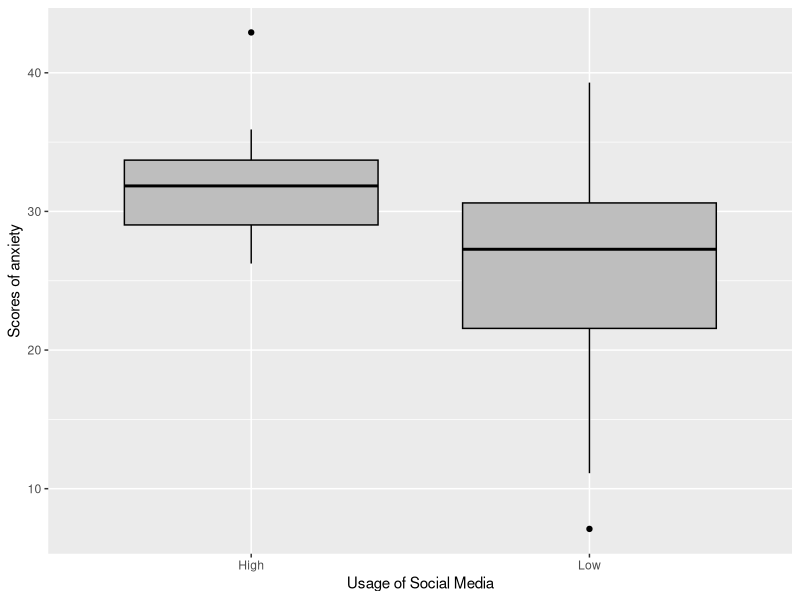
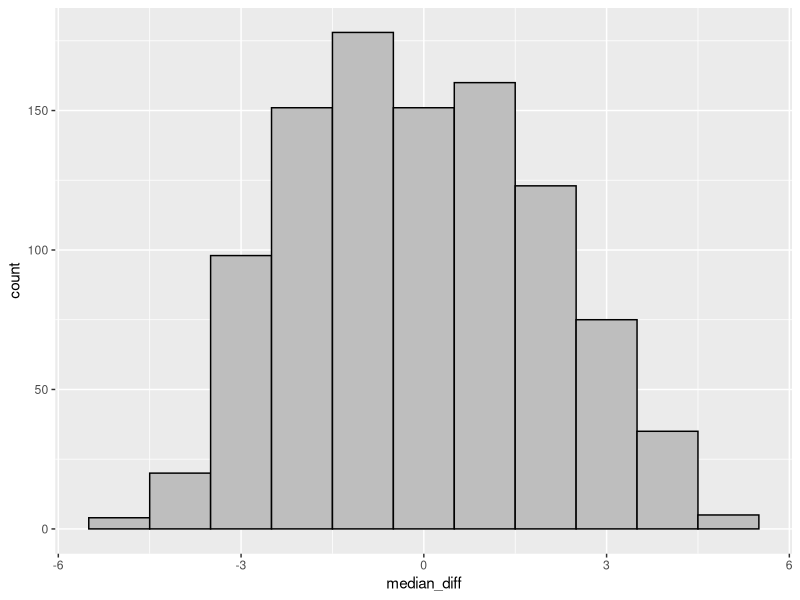

Generate these figures, in order, with R:
## ---- chunk 1
library(tidyverse)
library(knitr)
opts_chunk$set(warning = FALSE, message = FALSE)
## ---- chunk 2
social_media_usage <- c(rep("Low", 30), rep("High", 16));
anxiety_score <- c(24.64, 39.29, 16.32, 32.83, 28.02, 
                   33.31, 20.60, 21.13, 26.69, 28.90,
                   26.43, 24.23, 7.10,  32.86, 21.06,
                   28.89, 28.71, 31.73, 30.02, 21.96,
                   25.49, 38.81, 27.85, 30.29, 30.72,
                   21.43, 22.24, 11.12, 30.86, 19.92,
                   33.57, 34.09, 27.63, 31.26,
                   35.91, 26.68, 29.49, 35.32,
                   26.24, 32.34, 31.34, 33.53,
                   27.62, 42.91, 30.20, 32.54)

anxiety_data <- tibble(social_media_usage, anxiety_score)
glimpse(anxiety_data)
## ---- chunk 3
ggplot(data = anxiety_data, aes(x=social_media_usage, y=anxiety_score)) +
  geom_boxplot(color="black", fill="gray")+
  labs(y = "Scores of anxiety", x="Usage of Social Media")
## ---- chunk 4
# Note: including the .groups="drop" option in summarise() will suppress a friendly 
# warning R prints otherwise "`summarise()` ungrouping output (override with 
#`.groups` argument)".  
  # Including the .groups="drop" option is optional, but you should include it if you 
#don't want to see that warning.
test_stat <- anxiety_data %>% group_by(social_media_usage) %>%
  summarise(medians = median(anxiety_score), .groups="drop") %>%
  summarise(value = diff(medians))
test_stat <- as.numeric(test_stat)
test_stat

set.seed(523)
repetitions <- 1000;
simulated_values <- rep(NA, repetitions)

for(i in 1:repetitions){
  simdata <- anxiety_data %>% mutate(social_media_usage = sample(social_media_usage))

  sim_value <- simdata %>% group_by(social_media_usage) %>%
    summarise(medians = median(anxiety_score), .groups="drop") %>%
    summarise(value = diff(medians))
  
  simulated_values[i] <- as.numeric(sim_value)
}

sim <- tibble(median_diff = simulated_values)

sim %>% ggplot(aes(x=median_diff)) + geom_histogram(binwidth=1, color="black", fill="gray")

# Calculate p-value
num_more_extreme <- sim %>% filter(abs(median_diff) >= abs(test_stat)) %>% summarise(n())

p_value <- as.numeric(num_more_extreme / repetitions)
p_value
